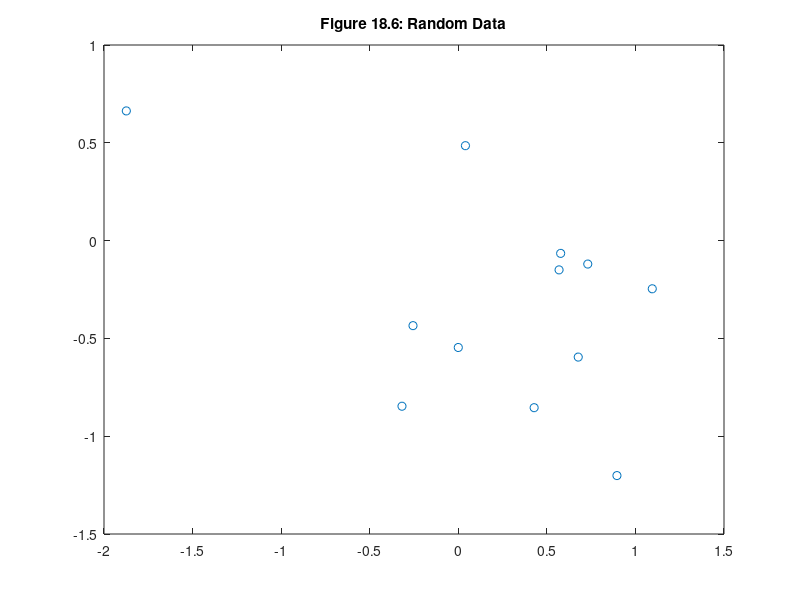

Recreate this plot in MATLAB.
%(MM1806.m 1st plot)
%x = randn(1,12)
%y = randn(1,12)
x =[0     -0.31786        1.095       -1.874      0.42818      0.89564 ...
 0.73096      0.57786     0.040314      0.67709       0.5689     -0.25565];

y =[-0.54648     -0.84676     -0.24634      0.66302      -0.8542      -1.2013...
     -0.11987    -0.065294       0.4853     -0.59549     -0.14967     -0.43475];

z = zeros(1,12); % no z component for now

plot(x,y,'o')
title('Figure 18.6: Random Data')
axis([-2 1.5 -1.5 1])
